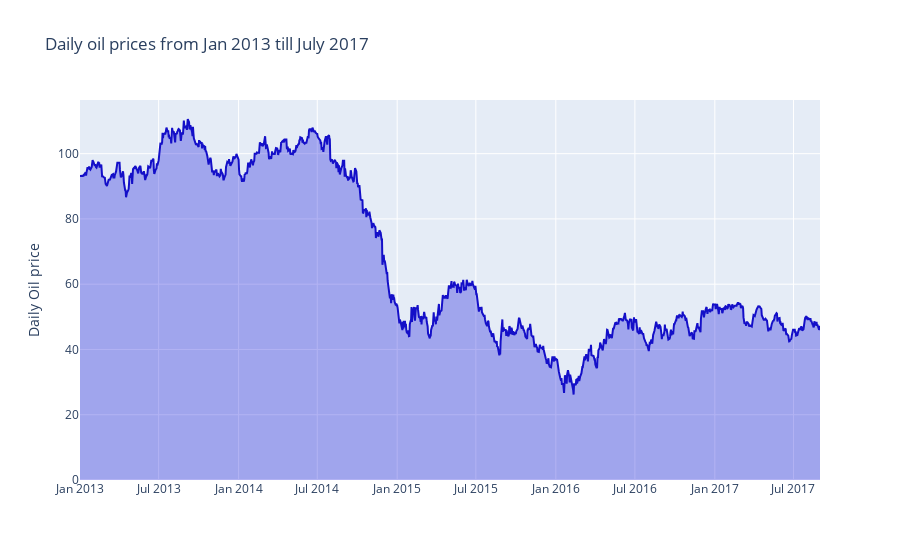

Notebook source saved alongside this figure:
### Markdown cell above
觀察油價走勢
資料參考:https://www.kaggle.com/code/sandraezzat/favorita-grocery-sales-forecasting

### Code cell
trace = go.Scatter(
     name='Oil prices',
     x=oil['date'],
     y=oil['dcoilwtico'].dropna(),
     mode='lines',
     line=dict(color='rgb(20, 15, 200, 0.8)'),
     fillcolor='rgba(0, 0, 216, 0.3)',
     fill='tonexty' )

data = [trace]

layout = go.Layout(
     yaxis=dict(title='Daily Oil price'),
     title='Daily oil prices from Jan 2013 till July 2017',
     showlegend = False)
fig = go.Figure(data=data, layout=layout)
py.iplot(fig, filename='pandas-time-series-error-bars')

### Figure 1 — Plotly figure (JSON) as saved in the notebook; plotly's stock layout.template omitted (floating-point values rounded to 4 significant figures; data arrays with more than 128 entries replaced by an {"elided": "..."} marker saying what was removed)
{"data": [{"fill": "tonexty", "fillcolor": "rgba(0, 0, 216, 0.3)", "line": {"color": "rgb(20, 15, 200, 0.8)"}, "mode": "lines", "name": "Oil prices", "type": "scatter", "x": {"elided": "1218 str values"}, "y": {"elided": "1218 float values"}}], "layout": {"showlegend": false, "title": {"text": "Daily oil prices from Jan 2013 till July 2017"}, "yaxis": {"title": {"text": "Daily Oil price"}}}}
